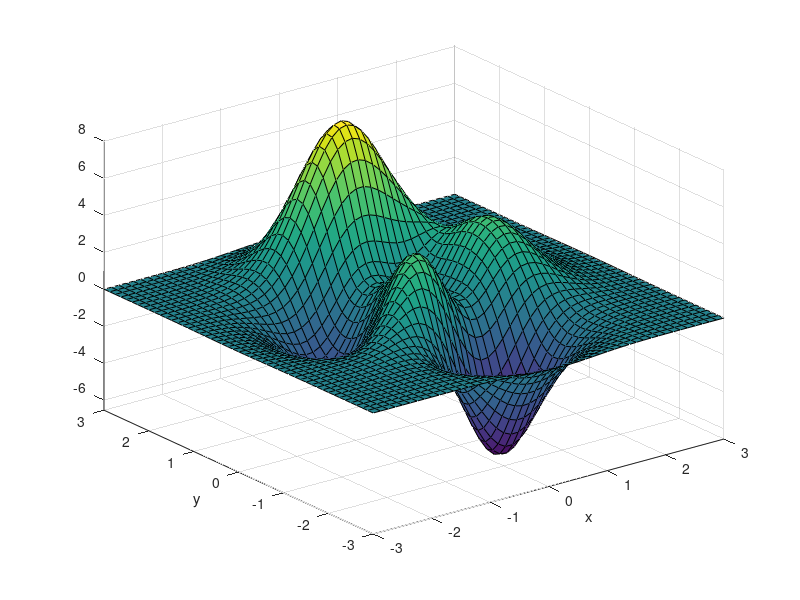

The MATLAB source for this figure: (Note: this script raises an error after producing the figure.)
%=============================================================================
% Copyright (c) 2016-present Allan CORNET (Nelson)
%=============================================================================
% This file is part of Nelson.
%=============================================================================
% LICENCE_BLOCK_BEGIN
% SPDX-License-Identifier: LGPL-3.0-or-later
% LICENCE_BLOCK_END
%=============================================================================
function varargout = peaks (varargin)
  narginchk(0, 2);
  nargoutchk(0, 3);
  
  if nargin == 0
    dx = 1 / 8;
    [x, y] = meshgrid(-3 : dx : 3);
  elseif nargin == 1
    param1 = varargin{1};
    if length(param1) == 1
      [x, y] = meshgrid(linspace(-3, 3, param1));
    else
      [x, y] = meshgrid(param1, param1);     
    end
  else
    x = varargin{1};
    y = varargin{2};
  end
  
  part1 = 3 * (1 - x) .^ 2 .* exp(-(x .^ 2) - (y + 1) .^ 2);
  part2 = 10*(x / 5 - x .^ 3 - y .^ 5) .* exp(-x .^ 2 - y .^ 2);
  part3 = 1 / 3 *exp(-(x + 1) .^ 2 - y .^ 2);
  z =  part1 - part2 - part3;
  
  if nargout == 0
    disp(' ')
    disp('z =  3*(1-x).^2.*exp(-(x.^2) - (y+1).^2) ... ')
    disp('   - 10*(x/5 - x.^3 - y.^5).*exp(-x.^2-y.^2) ... ')
    disp('   - 1/3*exp(-(x+1).^2 - y.^2) ')
    disp(' ')
    surf(x, y, z);
    axis('tight')
    xlabel('x');
    ylabel('y');
    title(_('Peaks'));
  elseif nargout == 1
    varargout{1} = z;
  else
    varargout{1} = x;
  end
  
  if nargout > 1
    varargout{2} = y;
  end
  if nargout > 2
    varargout{3} = z;
  end
end
